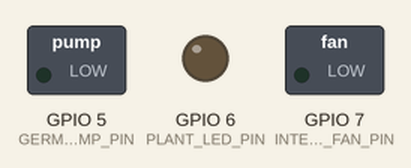
A sketch run on a simulated ESP32-S3. On the bench: switched loads named in the sketch (green lamp = pin HIGH), output pins drawn as LEDs (lit = HIGH). WiFi joins after 1.5 s; servers stay silent unless stated; network time is answered at once with the bench clock; the local clock reads 2024-03-15 10:24:30 at power-on unless the sketch sets it; what the sketch prints to the serial monitor is not drawn.

Above: at 0.0 s.
At 1.1 s:
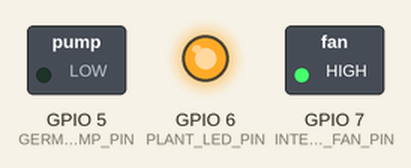
At 2.6 s:
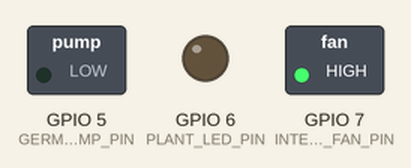
Timing chart, 0 to 4.1 s (numbered marks = the images above):
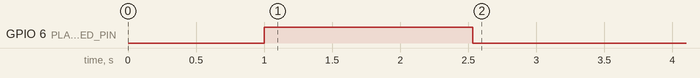

Measured:
- by itself, GPIO 6 (PLANT_LED_PIN): HIGH → LOW at 2.5 s

The sketch:

FINAL_ANGLE_0830.ino
```cpp
// 아두이노 우노 R4보드 코드,  워터펌프2개 LED, 쿨링팬이 구성됨

#include <WiFi.h>
#include <NTPClient.h>
#include <WiFiUdp.h>

// WiFi 설정
const char* ssid = "TP-Link_0744";
const char* password = "75317768";

// 릴레이 핀 설정
const int INTERNAL_FAN_PIN = 7;         // 쿨링팬 (1시간 간격 3분 작동) - 3번에서 7번으로 변경
const int GROWTH_PUMP_PIN = 4;          // 성장용 워터펌프 (1시간 간격 2분20초 작동)
const int GERMINATION_PUMP_PIN = 5;     // 발아용 워터펌프 (1시간 간격 1분 작동)
const int PLANT_LED_PIN = 6;            // 식물용 LED (오전 5시~저녁 21시)

// 릴레이 제어 상수 (각 핀별로 개별 설정)
// 7번 핀 - 쿨링팬 릴레이
const int PIN7_ON = LOW;                // 7번 핀 켜짐
const int PIN7_OFF = HIGH;              // 7번 핀 꺼짐

// 4번 핀 - 성장용 펌프 릴레이
const int PIN4_ON = HIGH;                // 4번 핀 켜짐
const int PIN4_OFF = LOW;              // 4번 핀 꺼짐

// 5번 핀 - 발아용 펌프 릴레이
const int PIN5_ON = HIGH;                // 5번 핀 켜짐
const int PIN5_OFF = LOW;              // 5번 핀 꺼짐

// 6번 핀 - LED 릴레이
const int PIN6_ON = LOW;                // 6번 핀 켜짐
const int PIN6_OFF = HIGH;              // 6번 핀 꺼짐

// NTP 클라이언트 설정 (한국 시간대 +9시간)
WiFiUDP ntpUDP;
NTPClient timeClient(ntpUDP, "pool.ntp.org", 32400, 60000);

// 타이머 변수
unsigned long pumpStartTime = 0;
bool pumpRunning = false;
int lastMinute = -1;

// 상태 전송 타이머 (제트슨 나노와의 시리얼 통신용)
unsigned long lastStatusSend = 0;

void setup() {
    Serial.begin(115200);
    delay(1000);

    Serial.println("WiFi Plant Monitor 시작");

    // 릴레이 핀 초기화
    pinMode(INTERNAL_FAN_PIN, OUTPUT);
    pinMode(GROWTH_PUMP_PIN, OUTPUT);
    pinMode(GERMINATION_PUMP_PIN, OUTPUT);
    pinMode(PLANT_LED_PIN, OUTPUT);

    // 초기 상태는 모두 OFF
    digitalWrite(INTERNAL_FAN_PIN, PIN7_OFF);
    digitalWrite(GROWTH_PUMP_PIN, PIN4_OFF);
    digitalWrite(GERMINATION_PUMP_PIN, PIN5_OFF);
    digitalWrite(PLANT_LED_PIN, PIN6_OFF);

    setupWiFi();

    Serial.println("설정 완료");
}

void setupWiFi() {
    Serial.print("WiFi 연결 중: ");
    Serial.println(ssid);

    WiFi.begin(ssid, password);

    int attempts = 0;
    while (WiFi.status() != WL_CONNECTED && attempts < 30) {
        delay(500);
        Serial.print(".");
        attempts++;

        // 연결 시도 중 모든 릴레이 OFF
        digitalWrite(INTERNAL_FAN_PIN, PIN7_OFF);
        digitalWrite(GROWTH_PUMP_PIN, PIN4_OFF);
        digitalWrite(GERMINATION_PUMP_PIN, PIN5_OFF);
        digitalWrite(PLANT_LED_PIN, PIN6_OFF);
    }

    if (WiFi.status() == WL_CONNECTED) {
        Serial.println();
        Serial.println("WiFi 연결 성공!");
        Serial.print("IP 주소: ");
        Serial.println(WiFi.localIP());

        // NTP 클라이언트 시작
        timeClient.begin();
        Serial.println("NTP 시간 동기화 시작");

        // 첫 시간 동기화 강제 실행
        while(!timeClient.update()) {
            timeClient.forceUpdate();
            delay(500);
        }

        Serial.println("시간 동기화 완료!");

    } else {
        Serial.println();
        Serial.println("WiFi 연결 실패! 재시도 중...");
        delay(5000);
        setupWiFi(); // 재귀 호출로 다시 시도
    }
}

void checkWiFi() {
    if (WiFi.status() != WL_CONNECTED) {
        Serial.println("WiFi 연결 끊김 - 재연결 시도");

        // 안전을 위해 모든 릴레이 OFF
        digitalWrite(INTERNAL_FAN_PIN, PIN7_OFF);
        digitalWrite(GROWTH_PUMP_PIN, PIN4_OFF);
        digitalWrite(GERMINATION_PUMP_PIN, PIN5_OFF);
        digitalWrite(PLANT_LED_PIN, PIN6_OFF);

        setupWiFi();
    }
}

void sendStatusToJetson() {
    // 제트슨 나노에 현재 상태 전송 (시리얼 통신용)
    String ledStatus = (digitalRead(PLANT_LED_PIN) == PIN6_ON) ? "ON" : "OFF";
    String fanStatus = (digitalRead(INTERNAL_FAN_PIN) == PIN7_ON) ? "ON" : "OFF";
    String growthPumpStatus = (digitalRead(GROWTH_PUMP_PIN) == PIN4_ON) ? "ON" : "OFF";
    String germPumpStatus = (digitalRead(GERMINATION_PUMP_PIN) == PIN5_ON) ? "ON" : "OFF";

    Serial.print("STATUS:");
    Serial.print("LED=" + ledStatus);
    Serial.print(",FAN=" + fanStatus);
    Serial.print(",GROWTH=" + growthPumpStatus);
    Serial.println(",GERM=" + germPumpStatus);
}

void controlLED(int hour) {
    // 오전 5시부터 오후 9시(21시)까지 LED 켜짐
    static bool ledState = false;
    bool shouldBeOn = (hour >= 5 && hour < 21);

    if (shouldBeOn != ledState) {
        if (shouldBeOn) {
            digitalWrite(PLANT_LED_PIN, PIN6_ON);
            Serial.println("LED: ON (주간 모드 5:00-21:00)");
        } else {
            digitalWrite(PLANT_LED_PIN, PIN6_OFF);
            Serial.println("LED: OFF (야간 모드)");
        }
        ledState = shouldBeOn;
    }
}

void controlPumps(int minute) {
    // 디버깅 출력
    static int lastDebugMinute = -1;
    if (minute != lastDebugMinute) {
        Serial.print("펌프 체크 - 현재 분: ");
        Serial.print(minute);
        Serial.print(", 이전 분: ");
        Serial.print(lastMinute);
        Serial.print(", 펌프 실행 중: ");
        Serial.println(pumpRunning ? "예" : "아니오");
        lastDebugMinute = minute;
    }

    // 매시 0분에 워터펌프 동작 시작
    if (minute == 0 && lastMinute != 0 && !pumpRunning) {
        Serial.println("=== 워터펌프 사이클 시작 ===");

        // 모든 펌프와 팬 동시 시작
        digitalWrite(INTERNAL_FAN_PIN, PIN7_ON);
        digitalWrite(GROWTH_PUMP_PIN, PIN4_ON);
        digitalWrite(GERMINATION_PUMP_PIN, PIN5_ON);

        pumpStartTime = millis();
        pumpRunning = true;

        Serial.println("쿨링팬 시작 (3분간)");
        Serial.println("성장용 펌프 시작 (2분20초간)");
        Serial.println("발아용 펌프 시작 (1분간)");
    }

    // 펌프 동작 시간 제어
    if (pumpRunning) {
        unsigned long elapsed = millis() - pumpStartTime;

        // 1분 후 발아용 펌프 OFF
        if (elapsed >= 60000 && digitalRead(GERMINATION_PUMP_PIN) == PIN5_ON) {
            digitalWrite(GERMINATION_PUMP_PIN, PIN5_OFF);
            Serial.println("발아용 펌프 정지 (1분 완료)");
        }

        // 2분 20초 후 성장용 펌프 OFF
        if (elapsed >= 140000 && digitalRead(GROWTH_PUMP_PIN) == PIN4_ON) {
            digitalWrite(GROWTH_PUMP_PIN, PIN4_OFF);
            Serial.println("성장용 펌프 정지 (2분20초 완료)");
        }

        // 3분 후 쿨링팬 OFF 및 사이클 완료
        if (elapsed >= 180000) {
            digitalWrite(INTERNAL_FAN_PIN, PIN7_OFF);
            Serial.println("쿨링팬 정지 (3분 완료)");
            Serial.println("=== 워터펌프 사이클 종료 ===");
            pumpRunning = false;
        }
    }

    lastMinute = minute;
}

void loop() {
    // WiFi 연결 상태 체크 (30초마다)
    static unsigned long lastWiFiCheck = 0;
    if (millis() - lastWiFiCheck >= 30000) {
        checkWiFi();
        lastWiFiCheck = millis();
    }

    // 시간 업데이트 (WiFi 연결된 경우만)
    if (WiFi.status() == WL_CONNECTED) {
        timeClient.update();

        int hour = timeClient.getHours();
        int minute = timeClient.getMinutes();
        int second = timeClient.getSeconds();

        // 매 10초마다 시간 출력 (디버깅용)
        static unsigned long lastTimeDisplay = 0;
        if (millis() - lastTimeDisplay >= 10000) {
            Serial.print("현재 시간 (한국): ");
            if (hour < 10) Serial.print("0");
            Serial.print(hour);
            Serial.print(":");
            if (minute < 10) Serial.print("0");
            Serial.print(minute);
            Serial.print(":");
            if (second < 10) Serial.print("0");
            Serial.print(second);
            Serial.print(" (lastMinute: ");
            Serial.print(lastMinute);
            Serial.println(")");
            lastTimeDisplay = millis();
        }

        // LED 제어
        controlLED(hour);

        // 펌프 제어
        controlPumps(minute);

    } else {
        // WiFi 미연결시 안전 모드
        digitalWrite(INTERNAL_FAN_PIN, PIN7_OFF);
        digitalWrite(GROWTH_PUMP_PIN, PIN4_OFF);
        digitalWrite(GERMINATION_PUMP_PIN, PIN5_OFF);
        digitalWrite(PLANT_LED_PIN, PIN6_OFF);

        Serial.println("WiFi 미연결 - 안전 모드 (모든 릴레이 OFF)");
    }

    // 제트슨 나노에 상태 전송 (5초마다)
    if (millis() - lastStatusSend >= 5000) {
        sendStatusToJetson();
        lastStatusSend = millis();
    }

    delay(1000); // 1초 대기
}
```
